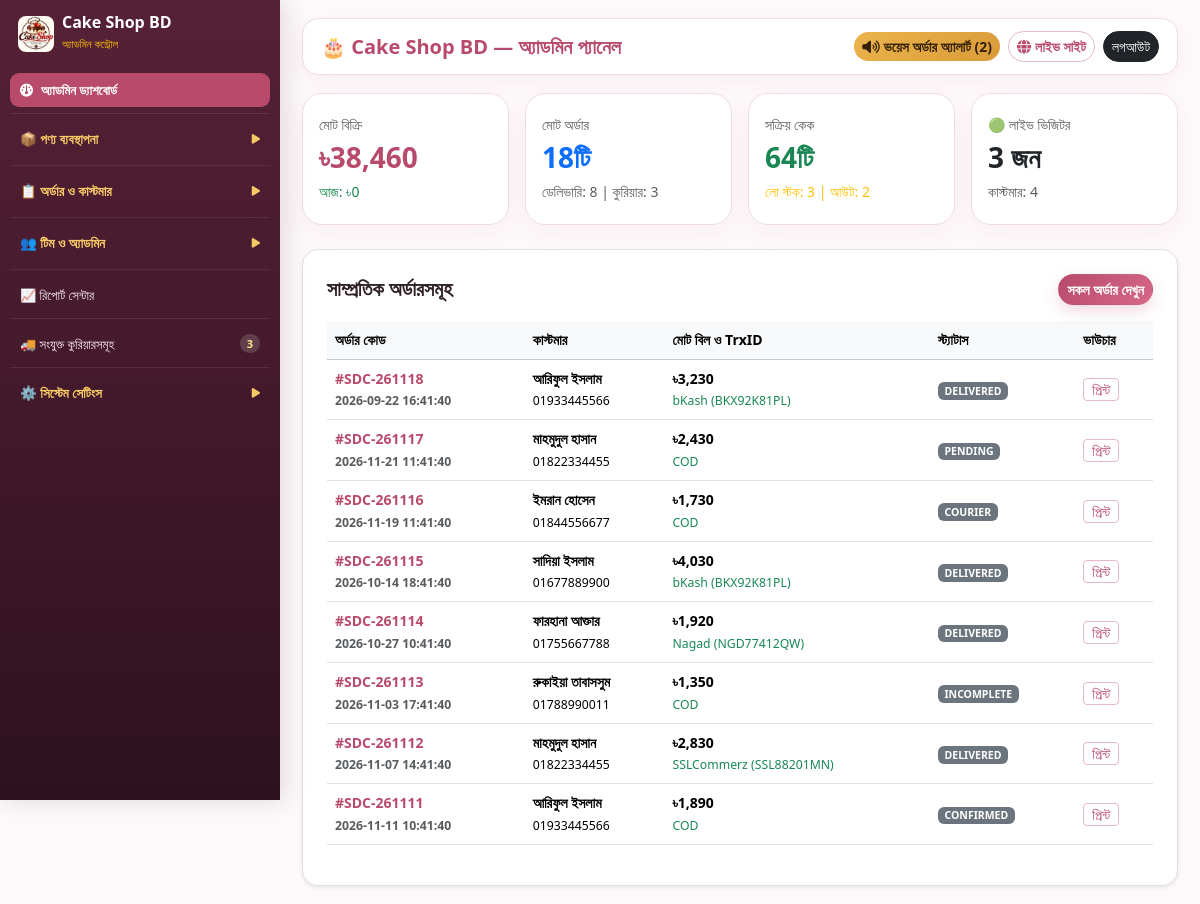
/admin/index.php (signed in), run on the app's committed database.
### tables this page shows
CREATE TABLE orders (
    id INTEGER PRIMARY KEY AUTOINCREMENT,
    order_code TEXT UNIQUE NOT NULL,
    customer_id INTEGER DEFAULT 0,
    customer_name TEXT NOT NULL,
    customer_phone TEXT NOT NULL,
    customer_email TEXT DEFAULT '',
    shipping_address TEXT NOT NULL,
    delivery_area TEXT DEFAULT 'inside',
    delivery_charge REAL DEFAULT 70,
    subtotal REAL NOT NULL,
    discount REAL DEFAULT 0,
    total REAL NOT NULL,
    payment_method TEXT DEFAULT 'COD',
    payment_status TEXT DEFAULT 'unpaid',
    order_status TEXT DEFAULT 'pending',
    courier_name TEXT DEFAULT '',
    tracking_code TEXT DEFAULT '',
    coupon_code TEXT DEFAULT '',
    notes TEXT DEFAULT '',
    items_json TEXT NOT NULL,
    created_at TEXT DEFAULT CURRENT_TIMESTAMP
, trx_id TEXT DEFAULT '');

### includes/config.php (called while the page is built, shortened)
<?php
function db(): PDO {
    static $pdo = null;
    if ($pdo === null) {
        $pdo = new PDO('sqlite:' . DB_PATH, null, null, [
            PDO::ATTR_ERRMODE => PDO::ERRMODE_EXCEPTION,
            PDO::ATTR_DEFAULT_FETCH_MODE => PDO::FETCH_ASSOC,
        ]);
        $pdo->exec('PRAGMA journal_mode = WAL;');
        $pdo->exec('PRAGMA synchronous = NORMAL;');
        $pdo->exec('PRAGMA temp_store = MEMORY;');
        $pdo->exec('PRAGMA cache_size = -16000;');
        $pdo->exec('PRAGMA foreign_keys = ON;');
    }
    return $pdo;
}
function get_settings(bool $forceReload = false): array {
    static $settings = null;
    if ($settings === null || $forceReload) {
        $settings = [
            'site_name' => 'Cake Shop BD',
            'site_bn_name' => 'কেক শপ বিডি',
            'tagline' => 'সকল প্রকার প্রিমিয়াম ও কাস্টম কেকের বিশ্বস্ত অনলাইন বেকারি',
            'phone' => '+880 1581-703822',
            'phone2' => '+880 1818-273838',
            'whatsapp' => '8801581703822',
            'email' => 'jainal.dcitbd@gmail.com',
            'address' => 'চৌধুরী প্লাজা, নিচতলা, রুম নং ৩, পদুয়ার বাজার বিশ্বরোড, কুমিল্লা-৩৫০০, বাংলাদেশ',
            'notice_text' => '🎂 যেকোনো কেক অর্ডারে পাচ্ছেন ৩৫% পর্যন্ত ছাড়! সেইম-ডে এক্সপ্রেস ডেলিভারি চালু আছে | হটলাইন: 01581-703822 | কাস্টম ফটো ও বার্থডে কেকের জন্য হোয়াটসঅ্যাপে অর্ডার করুন।',
            'currency' => '৳',
            'delivery_inside' => '70',
            'delivery_outside' => '130',
            'free_delivery_min' => '2500',
            'facebook_url' => 'https://facebook.com/cakeshopbd',
            'instagram_url' => 'https://instagram.com/cakeshopbd',
            'youtube_url' => 'https://youtube.com/@cakeshopbd',
            'tiktok_url' => 'https://tiktok.com/@cakeshopbd',
            'linkedin_url' => 'https://linkedin.com/company/cakeshopbd',
            'twitter_url' => 'https://x.com/cakeshopbd',
            'map_embed_url' => 'https://www.google.com/maps?q=Paduar+Bazar+Bishwa+Road+Comilla+Bangladesh&output=embed',
            'business_hours' => 'প্রতিদিন সকাল ৯:০০ টা — রাত ১১:০০ টা (সপ্তাহে ৭ দিন)',
            'telegram_bot_token' => '',
            'telegram_chat_id' => '',
            'meta_pixel_id' => '',
        ];
        try {
            $rows = db()->query("SELECT setting_key, setting_value FROM settings")->fetchAll();
            foreach ($rows as $r) {
                $settings[$r['setting_key']] = $r['setting_value'];
            }
        } catch (Throwable $e) {}
    }
    return $settings;
}
function setting(string $key, string $default = ''): string {
    $all = get_settings();
    return $all[$key] ?? $default;
}
function e($str): string {
    return htmlspecialchars((string)$str, ENT_QUOTES, 'UTF-8');
}

### includes/functions.php (called while the page is built, shortened)
<?php
require_once __DIR__ . '/config.php';
function format_tk(float $amount): string {
    return setting('currency', '৳') . number_format($amount, 0);
}

### admin/views_orders.php (the view, shortened to what this page needs)
<?php
if ($tab === 'dashboard'):
    $totalRev = (float)$pdo->query("SELECT COALESCE(SUM(total),0) FROM orders WHERE order_status NOT IN ('cancelled','returned')")->fetchColumn();
    $todayRev = (float)$pdo->query("SELECT COALESCE(SUM(total),0) FROM orders WHERE date(created_at) = date('now','localtime')")->fetchColumn();
    $recentOrders = $pdo->query("SELECT * FROM orders ORDER BY id DESC LIMIT 8")->fetchAll();
?>
<div class="row g-3 mb-4">
  <div class="col-6 col-lg-3"><div class="benefit-3d-card"><div class="small text-muted">মোট বিক্রি</div><div class="fs-3 fw-bold text-danger"><?= format_tk($totalRev) ?></div><small class="text-success">আজ: <?= format_tk($todayRev) ?></small></div></div>
  <div class="col-6 col-lg-3"><div class="benefit-3d-card"><div class="small text-muted">মোট অর্ডার</div><div class="fs-3 fw-bold text-primary"><?= $cnt['orders'] ?>টি</div><small class="text-muted">ডেলিভারি: <?= $cnt['delivered'] ?> | কুরিয়ার: <?= $cnt['courier'] ?></small></div></div>
  <div class="col-6 col-lg-3"><div class="benefit-3d-card"><div class="small text-muted">সক্রিয় কেক</div><div class="fs-3 fw-bold text-success"><?= $cnt['products'] ?>টি</div><small class="text-warning">লো স্টক: <?= $cnt['low_stock'] ?> | আউট: <?= $cnt['out_stock'] ?></small></div></div>
  <div class="col-6 col-lg-3"><div class="benefit-3d-card"><div class="small text-muted">🟢 লাইভ ভিজিটর</div><div class="fs-3 fw-bold text-dark"><?= $cnt['visitors'] ?> জন</div><small class="text-muted">কাস্টমার: <?= $cnt['customers'] ?></small></div></div>
</div>
<div class="bg-white p-4 rounded-4 border shadow-sm">
  <div class="d-flex justify-content-between align-items-center mb-3">
    <h5 class="fw-bold mb-0">সাম্প্রতিক অর্ডারসমূহ</h5>
    <a href="?tab=orders" class="btn btn-sm btn-danger rounded-pill fw-bold">সকল অর্ডার দেখুন</a>
  </div>
  <div class="table-responsive">
    <table class="table table-hover align-middle small">
      <thead class="table-light"><tr><th>অর্ডার কোড</th><th>কাস্টমার</th><th>মোট বিল ও TrxID</th><th>স্ট্যাটাস</th><th>ভাউচার</th></tr></thead>
      <tbody><?php foreach ($recentOrders as $ro): ?>
        <tr>
          <td class="fw-bold text-danger">#<?= e($ro['order_code']) ?><br><small class="text-muted"><?= e($ro['created_at']) ?></small></td>
          <td><strong><?= e($ro['customer_name']) ?></strong><br><small><?= e($ro['customer_phone']) ?></small></td>
          <td><strong><?= format_tk((float)$ro['total']) ?></strong><br><small class="text-success"><?= e($ro['payment_method']) ?> <?= $ro['trx_id'] ? '('.e($ro['trx_id']).')' : '' ?></small></td>
          <td><span class="badge bg-secondary text-uppercase"><?= e($ro['order_status']) ?></span></td>
          <td><a href="../voucher.php?code=<?= e($ro['order_code']) ?>" target="_blank" class="btn btn-sm btn-outline-danger py-0">প্রিন্ট</a></td>
        </tr>
      <?php endforeach; ?></tbody>
    </table>
  </div>
</div>
<?php endif; ?>

### assets/css/style.css (style rules this page uses)
:root { --brand-primary: #b84a6b; --brand-primary-light: #d6688a; --brand-primary-dark: #742a44; --brand-accent: #d99b38; --brand-accent-soft: #fef8eb; --brand-soft: #fdf5f8; --brand-soft-2: #f9eaf0; --brand-border: #f1dce4; --bg-body: #fffcfe; --bg-surface: #ffffff; --text-main: #2f2028; --text-muted: #73606a; --shadow-card: 0 8px 26px rgba(184, 74, 107, 0.06); --shadow-hover: 0 16px 38px rgba(184, 74, 107, 0.14); --radius-card: 20px; }
* { box-sizing: border-box; }
html { overflow-x: hidden; -webkit-text-size-adjust: 100%; }
body { font-family: 'Kalpurush', 'Plus Jakarta Sans', system-ui, -apple-system, sans-serif; background: var(--bg-body); color: var(--text-main); overflow-x: hidden; position: relative; min-height: 100vh; line-height: 1.55; }
a { text-decoration: none; color: inherit; transition: color 0.2s ease, background 0.2s ease; }
.text-danger { color: var(--brand-primary) !important; }
.btn-danger { background: linear-gradient(135deg, #b84a6b, #d6688a); border-color: transparent; color: #fff; box-shadow: 0 6px 16px rgba(184, 74, 107, 0.2); }
.btn-outline-danger { color: var(--brand-primary); border-color: #e6b8c9; }
.bg-white { background-color: var(--bg-surface) !important; }
.benefit-3d-card { background: var(--bg-surface); border: 1px solid var(--brand-border); border-radius: var(--radius-card); padding: 20px 16px; box-shadow: var(--shadow-card); transition: transform 0.25s ease, box-shadow 0.25s ease; height: 100%; }

### admin/index.php (style rules this page uses)
body { background: #fdf9fb; font-family: 'Kalpurush', system-ui, sans-serif; }

### data on the page
orders: order_code "SDC-261118", created_at "2026-09-22 16:41:40", customer_name "আরিফুল ইসলাম", customer_phone "01933445566", total "৳3,230", payment_method "bKash", trx "BKX92K81PL", order_status "DELIVERED"
orders: order_code "SDC-261117", created_at "2026-11-21 11:41:40", customer_name "মাহমুদুল হাসান", customer_phone "01822334455", total "৳2,430", payment_method "COD", order_status "PENDING"
orders: order_code "SDC-261116", created_at "2026-11-19 11:41:40", customer_name "ইমরান হোসেন", customer_phone "01844556677", total "৳1,730", payment_method "COD", order_status "COURIER"
orders: order_code "SDC-261115", created_at "2026-10-14 18:41:40", customer_name "সাদিয়া ইসলাম", customer_phone "01677889900", total "৳4,030", payment_method "bKash", trx "BKX92K81PL", order_status "DELIVERED"
orders: order_code "SDC-261114", created_at "2026-10-27 10:41:40", customer_name "ফারহানা আক্তার", customer_phone "01755667788", total "৳1,920", payment_method "Nagad", trx "NGD77412QW", order_status "DELIVERED"
orders: order_code "SDC-261113", created_at "2026-11-03 17:41:40", customer_name "রুকাইয়া তাবাসসুম", customer_phone "01788990011", total "৳1,350", payment_method "COD", order_status "INCOMPLETE"
orders: order_code "SDC-261112", created_at "2026-11-07 14:41:40", customer_name "মাহমুদুল হাসান", customer_phone "01822334455", total "৳2,830", payment_method "SSLCommerz", trx "SSL88201MN", order_status "DELIVERED"
orders: order_code "SDC-261111", created_at "2026-11-11 10:41:40", customer_name "আরিফুল ইসলাম", customer_phone "01933445566", total "৳1,890", payment_method "COD", order_status "CONFIRMED"

### other printed values
setting('site_name', 'SweetDream') "Cake Shop BD"
$cnt['couriers'] "3"
setting('site_name', 'SweetDream Cakes') "Cake Shop BD"
$cnt['unread_notif'] "2"
format_tk($totalRev) "৳38,460"
format_tk($todayRev) "৳0"
$cnt['orders'] "18"
$cnt['delivered'] "8"
$cnt['courier'] "3"
$cnt['products'] "64"
$cnt['low_stock'] "3"
$cnt['out_stock'] "2"
$cnt['visitors'] "3"
$cnt['customers'] "4"
